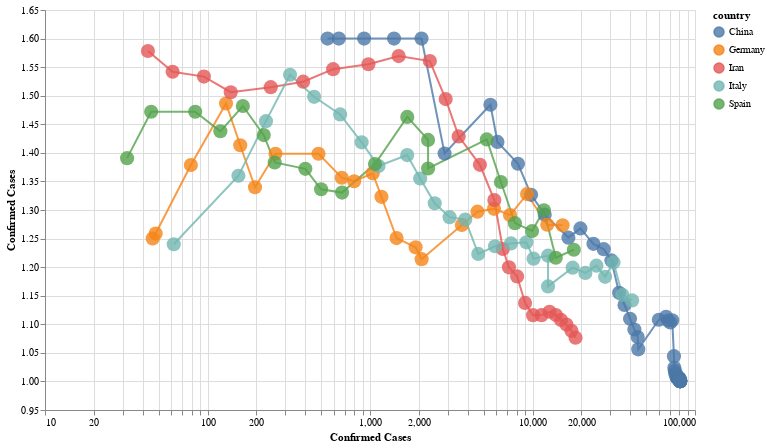

The notebook cell this image was saved under:
### Markdown cell above
# How do the countries with most cases compare with each other?


### March 13th
- We can see that China has dominated the illness, since it is on 1 on the Y axis (not growing).

- We can also see Italy is at a similar level to that of China when there were 40k confirmed cases. However it might seem that they are not deaccelerating as fast as China did.

- Iran seems to be entering on a slow piece growth rate: it would take 20 days to double 

- Germany is behind Italy a couple days behind Italy, growing at a much faster rate

### Code cell
#hide_input
plot_rate_cnt_trajectories(cnt_by_country.index[:5])

### Figure 1 — Vega-Lite specification as saved in the notebook (floating-point values rounded to 4 significant figures; data arrays with more than 128 entries replaced by an {"elided": "..."} marker saying what was removed)
{"config": {"view": {"continuousWidth": 400, "continuousHeight": 300}, "point": {"size": 200}}, "data": {"name": "data-b4890ab96825e65079f4222e29d3113e"}, "mark": {"type": "line", "point": true, "radius": 150}, "encoding": {"color": {"type": "nominal", "field": "country"}, "opacity": {"condition": {"value": 0.8, "selection": "selector017"}, "value": 0.05}, "tooltip": [{"type": "temporal", "field": "date"}, {"type": "nominal", "field": "country"}, {"type": "quantitative", "field": "confirmed"}, {"type": "quantitative", "field": "rate"}, {"type": "quantitative", "field": "cum"}, {"type": "quantitative", "field": "log(confirmed)"}], "x": {"type": "quantitative", "axis": {"title": "Confirmed Cases"}, "field": "confirmed", "scale": {"type": "log"}}, "y": {"type": "quantitative", "axis": {"title": "Confirmed Cases"}, "field": "rate", "scale": {"domain": [0.95, 1.65]}}}, "height": 400, "selection": {"selector017": {"type": "multi", "fields": ["country"], "bind": "legend", "init": [{"country": "China"}, {"country": "Italy"}, {"country": "Iran"}, {"country": "Spain"}, {"country": "Germany"}]}}, "width": 650, "$schema": "https://vega.github.io/schema/vega-lite/v4.0.2.json", "datasets": {"data-b4890ab96825e65079f4222e29d3113e": {"elided": "154 records"}}}
